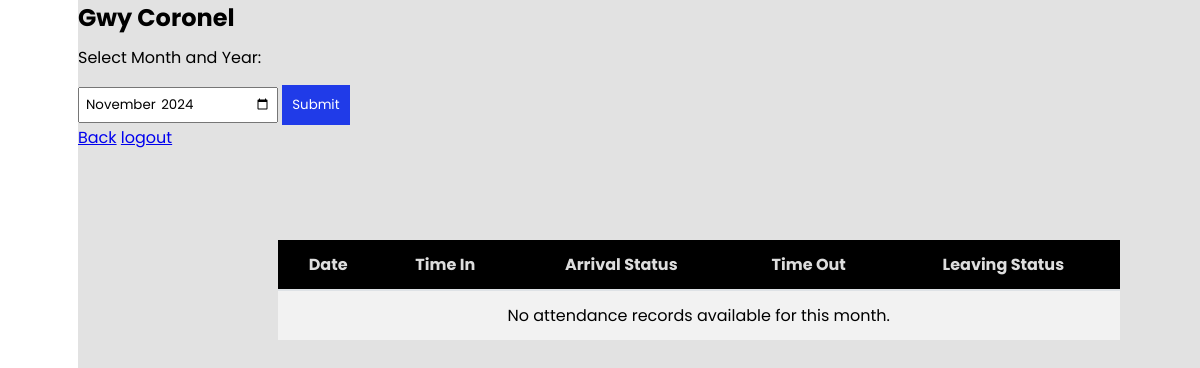
The page /employee-dashboard/ (signed in) on the database as committed earlier.
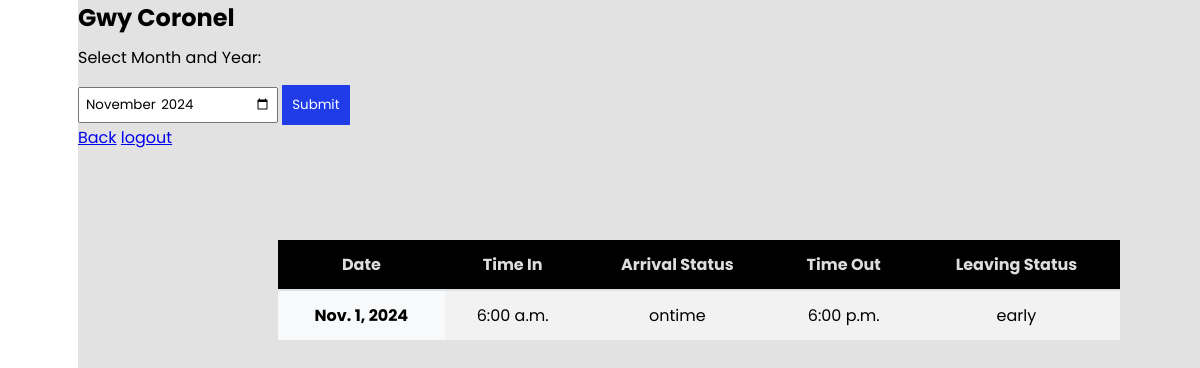
The same page on the database as committed later.
### myapp/models.py (models this page shows, shortened)
class Attendance(models.Model):
    employee = models.ForeignKey(Employee, on_delete=models.CASCADE)
    date = models.DateField()
    time_in = models.TimeField()
    time_out = models.TimeField(null=True, blank=True)
    arrival_status = models.CharField(max_length=10, choices=[
        ('ontime', 'On Time'),
        ('late', 'Late'),
        ('absent', 'Absent'),
    ])
    timeout_status = models.CharField(max_length=10, choices=[  # New status for time_out
        ('ontime', 'On Time'),
        ('early', 'Left Early'),     # "Undertime"
        ('overtime', 'Overtime'),    # "Overtime"
    ], null=True, blank=True)
    class Meta:
        unique_together = ('employee', 'date')  # Ensure one record per employee per day

### myapp/views.py (the view, shortened to what this page needs)
# urls.py: path('employee-dashboard/', views.employee_dashboard, name='employee-dashboard'),
def employee_dashboard(request):
    print("Employee dashboard view accessed")
    employee_id = request.session.get('employee_id')
    if not employee_id:
        return redirect('signin')
    employee = Employee.objects.get( employee_id=employee_id)
    selected_month = request.GET.get('month')  # Example: '2023-10' for October 2023
    attendance_records = Attendance.objects.filter(employee=employee)  # Default to all records
    return render(request, 'employee_dashboard.html', {
        'employee': employee,
        'attendance_records': attendance_records,
        'selected_month': selected_month,
    })

### myapp/templates/employee_dashboard.html (shortened to what this page needs)
<!DOCTYPE html>
<html lang="en">
  <head>
    {% load static %}
    <link rel="stylesheet" href="{% static 'css/styles.css' %}">
 {% block content %}
<section class="home">
    <h1>{{ employee.first_name }} {{ employee.last_name }}</h1>
    <form method="GET" action="">
        <label for="month">Select Month and Year:</label>
        <input type="month" id="month" name="month" class="month-input" value="{{ selected_month }}" required>
        <button type="submit">Submit</button>
    </form>
    <a href="{% url 'employee-dashboard' %}" class="btn">Back</a>
    <a href="{% url 'signin' %}" class="btn">logout</a>
    <table class="table">
        <thead>
            <tr>
                <th scope="col">Date</th>
                <th scope="col">Time In</th>
                <th scope="col">Arrival Status</th>
                <th scope="col">Time Out</th>
                <th scope="col">Leaving Status</th>
            </tr>
        </thead>
        <tbody>
            {% for record in attendance_records %}
            <tr>
                <th scope="row">{{ record.date }}</th>
                <td>{{ record.time_in|time:"g:i a" }}</td>
                <td>{{ record.arrival_status }}</td>
                <td>{{ record.time_out|time:"g:i a" }}</td>
                <td>{{ record.timeout_status }}</td>
            </tr>
            {% empty %}
            <tr>
                <td colspan="5">No attendance records available for this month.</td>
            </tr>
            {% endfor %}
        </tbody>
    </table>
</section>
{% endblock %}

Rows that differ between the two databases and show on the page:
added Attendance: date "Nov. 1, 2024", time_in "6:00 a.m.", arrival_status "ontime", time_out "6:00 p.m.", timeout_status "early"
Other text that changed with them:
text no longer shown: "No attendance records available for this month."
